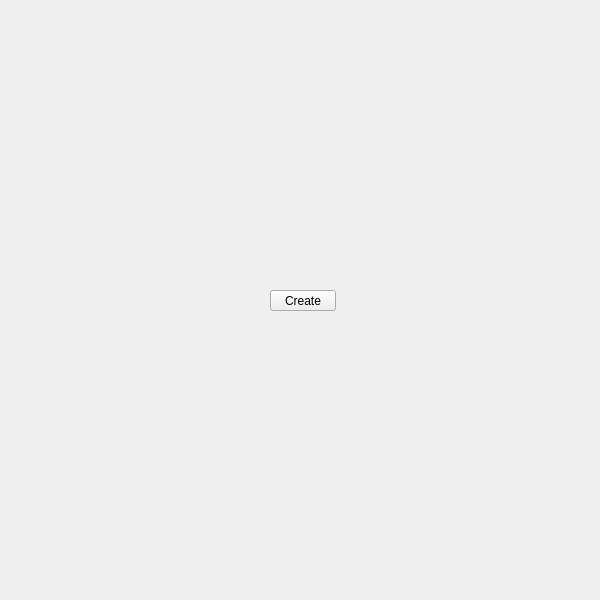
<?xml version="1.0" encoding="UTF-8"?>
<ui version="4.0">
 <class>QtUi</class>
 <widget class="QMainWindow" name="QtUi">
  <property name="enabled">
   <bool>true</bool>
  </property>
  <property name="geometry">
   <rect>
    <x>0</x>
    <y>0</y>
    <width>600</width>
    <height>600</height>
   </rect>
  </property>
  <property name="sizePolicy">
   <sizepolicy hsizetype="Ignored" vsizetype="Ignored">
    <horstretch>0</horstretch>
    <verstretch>0</verstretch>
   </sizepolicy>
  </property>
  <property name="minimumSize">
   <size>
    <width>0</width>
    <height>0</height>
   </size>
  </property>
  <property name="maximumSize">
   <size>
    <width>600</width>
    <height>600</height>
   </size>
  </property>
  <property name="cursor">
   <cursorShape>ArrowCursor</cursorShape>
  </property>
  <property name="windowTitle">
   <string>Toolkit</string>
  </property>
  <property name="whatsThis">
   <string>main</string>
  </property>
  <property name="toolButtonStyle">
   <enum>Qt::ToolButtonIconOnly</enum>
  </property>
  <property name="tabShape">
   <enum>QTabWidget::Triangular</enum>
  </property>
  <property name="dockNestingEnabled">
   <bool>true</bool>
  </property>
  <property name="dockOptions">
   <set>QMainWindow::AllowNestedDocks|QMainWindow::AllowTabbedDocks|QMainWindow::AnimatedDocks|QMainWindow::ForceTabbedDocks</set>
  </property>
  <widget class="QWidget" name="mainWindow">
   <property name="sizePolicy">
    <sizepolicy hsizetype="Ignored" vsizetype="Ignored">
     <horstretch>0</horstretch>
     <verstretch>0</verstretch>
    </sizepolicy>
   </property>
   <widget class="QPushButton" name="i006">
    <property name="geometry">
     <rect>
      <x>270</x>
      <y>290</y>
      <width>66</width>
      <height>21</height>
     </rect>
    </property>
    <property name="minimumSize">
     <size>
      <width>0</width>
      <height>21</height>
     </size>
    </property>
    <property name="maximumSize">
     <size>
      <width>16777215</width>
      <height>21</height>
     </size>
    </property>
    <property name="whatsThis">
     <string>create</string>
    </property>
    <property name="text">
     <string>Create</string>
    </property>
   </widget>
  </widget>
 </widget>
 <resources/>
 <connections/>
 <designerdata>
  <property name="gridDeltaX">
   <number>5</number>
  </property>
  <property name="gridDeltaY">
   <number>10</number>
  </property>
  <property name="gridSnapX">
   <bool>true</bool>
  </property>
  <property name="gridSnapY">
   <bool>true</bool>
  </property>
  <property name="gridVisible">
   <bool>true</bool>
  </property>
 </designerdata>
</ui>
